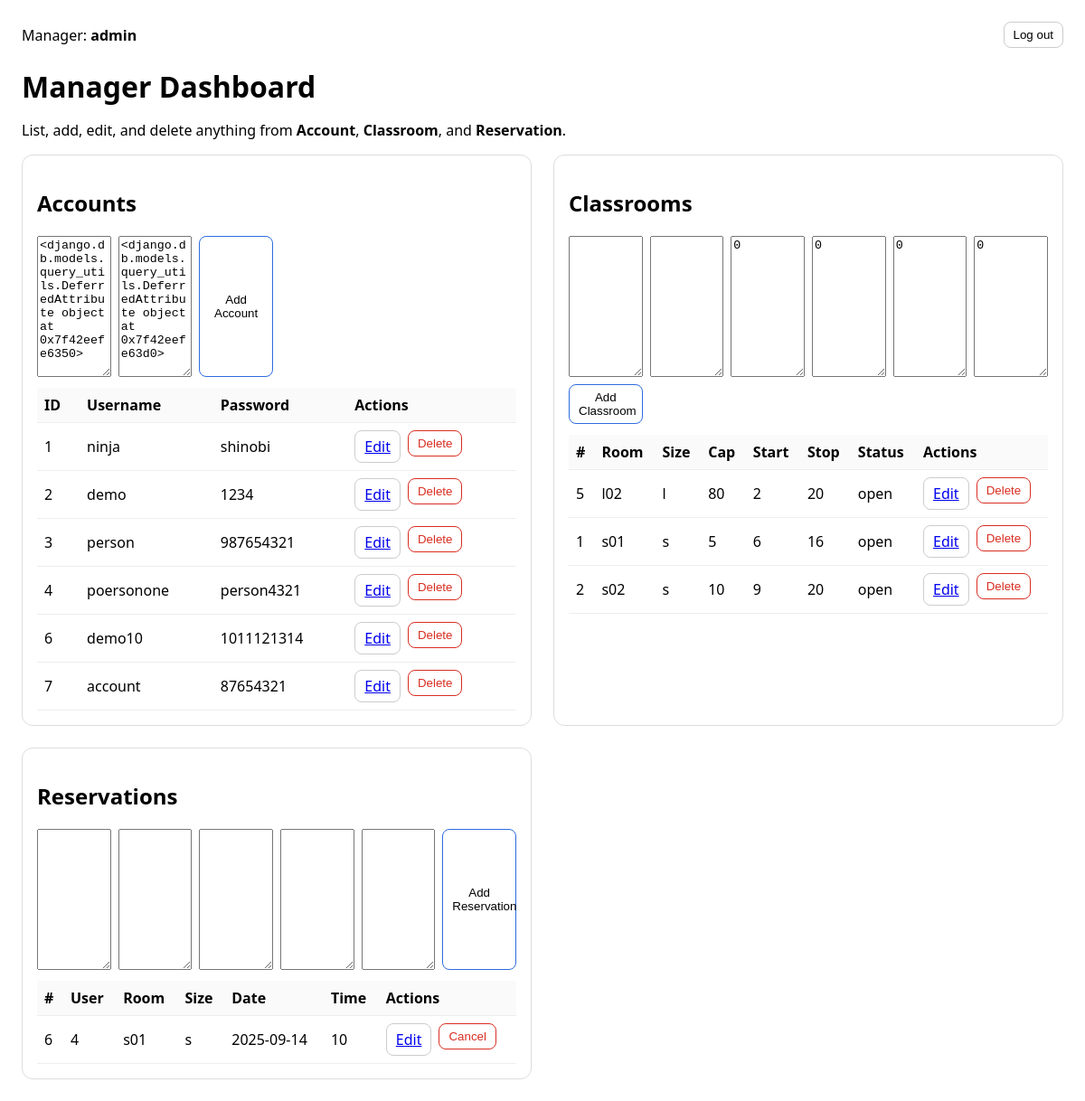
The page /manager/account/1/edit/ (signed in) on the database its author committed.
### website/models.py (models this page shows, shortened)
class Account(models.Model):
    userName = models.TextField()
    password = models.TextField()
    class Meta:
        db_table = "account"

### rooms/models.py (models this page shows, shortened)
class Classroom(models.Model):
    roomnumber = models.TextField()
    roomsize = models.TextField()
    roomcapacity = models.TextField(default="0")
    start_time = models.TextField(default="0")
    stop_time = models.TextField(default="0")
    status = models.TextField(default="0")
    class Meta:
        db_table = "classroom"

class Reservation(models.Model):
    user = models.TextField()
    roomnumber = models.TextField()
    roomsize = models.TextField()
    time = models.TextField()  # O'clock
    date = models.TextField()
    class Meta:
        db_table = "reserve"

### manager/views.py (the view)
# urls.py: path("account/<int:pk>/edit/", views.account_edit, name="account_edit"),
@require_manager
@require_http_methods(["GET", "POST"])
def account_edit(request, pk):
    acc = Account
    if request.method == "POST":
        form = AccountForm(request.POST, instance=acc)
        if form.is_valid():
            form.save()
            return redirect("manager_dashboard")
    else:
        form = AccountForm(instance=acc)
    ctx = {
        "manager_name": request.session.get("manager_name"),
        "accounts": Account.objects.all().order_by("id"),
        "classrooms": Classroom.objects.all().order_by("roomnumber"),
        "reservations": Reservation.objects.all().order_by("-id"),
        "account_form": form,
        "classroom_form": ClassroomForm(),
        "reservation_form": ReservationForm(),
    }
    return render(request, "manager/dashboard.html", ctx)

### manager/forms.py
class AccountForm(forms.ModelForm):
    class Meta:
        model = Account
        fields = ["userName", "password"]

class ClassroomForm(forms.ModelForm):
    class Meta:
        model = Classroom
        fields = ["roomnumber", "roomsize", "roomcapacity", "start_time", "stop_time", "status"]

### manager/views.py (called while the page is built)
def require_manager(view_fn):
    @wraps(view_fn)
    def _wrapped(request, *args, **kwargs):
        if not request.session.get("manager_id"):
            return redirect("manager_login")
        return view_fn(request, *args, **kwargs)
    return _wrapped

### manager/templates/manager/dashboard.html (shortened to what this page needs)
{% load static %}
<!DOCTYPE html>
<html lang="en">
<head>
</head>
<body>
  <header style="display:flex;justify-content:space-between;align-items:center;margin-bottom:12px">
  <div>Manager: <b>{{ manager_name }}</b></div>
  <form method="POST" action="{% url 'manager_logout' %}">
    <button class="btn">Log out</button>
  </form>
</header>
  <h1>Manager Dashboard</h1>
  <p>List, add, edit, and delete anything from <b>Account</b>, <b>Classroom</b>, and <b>Reservation</b>.</p>
  <div class="grid">
    <section>
      <h2>Accounts</h2>
      <form class="add-form" method="POST" action="{% url 'account_create' %}">
        {{ account_form.userName }}
        {{ account_form.password }}
        <button class="btn btn-primary">Add Account</button>
      </form>
      <table>
        <thead>
          <tr>
            <th>ID</th><th>Username</th><th>Password</th><th>Actions</th>
          </tr>
        </thead>
        <tbody>
          {% for a in accounts %}
          <tr>
            <td>{{ a.id }}</td>
            <td>{{ a.userName }}</td>
            <td>{{ a.password }}</td>
            <td>
              <div class="row-actions">
                <a class="btn" href="{% url 'account_edit' a.id %}" name "">Edit</a>
                <form class="inline" method="POST" action="{% url 'account_delete' a.id %}">
                  <button class="btn btn-danger" onclick="return confirm('Delete this account?')">Delete</button>
                </form>
              </div>
            </td>
          </tr>
          {% empty %}
          <tr><td colspan="4">No accounts.</td></tr>
          {% endfor %}
        </tbody>
      </table>
    </section>
    <section>
      <h2>Classrooms</h2>
      <form class="add-form" method="POST" action="{% url 'classroom_create' %}">
        {{ classroom_form.roomnumber }}
        {{ classroom_form.roomsize }}
        {{ classroom_form.roomcapacity }}
        {{ classroom_form.start_time }}
        {{ classroom_form.stop_time }}
        {{ classroom_form.status }}
        <button class="btn btn-primary">Add Classroom</button>
      </form>
      <table>
        <thead>
          <tr>
            <th>#</th><th>Room</th><th>Size</th><th>Cap</th><th>Start</th><th>Stop</th><th>Status</th><th>Actions</th>
          </tr>
        </thead>
        <tbody>
          {% for r in classrooms %}
          <tr>
            <td>{{ r.id }}</td>
            <td>{{ r.roomnumber }}</td>
            <td>{{ r.roomsize }}</td>
            <td>{{ r.roomcapacity }}</td>
            <td>{{ r.start_time }}</td>
            <td>{{ r.stop_time }}</td>
            <td>{{ r.status }}</td>
            <td>
              <div class="row-actions">
                <a class="btn" href="{% url 'classroom_edit' r.id %}">Edit</a>
                <form class="inline" method="POST" action="{% url 'classroom_delete' r.id %}">
                  <button class="btn btn-danger" onclick="return confirm('Delete this classroom?')">Delete</button>
                </form>
              </div>
            </td>
          </tr>
          {% empty %}
          <tr><td colspan="8">No classrooms.</td></tr>
          {% endfor %}
        </tbody>
      </table>
    </section>
    <section>
      <h2>Reservations</h2>
      <form class="add-form" method="POST" action="{% url 'reservation_create' %}">
        {{ reservation_form.user }}
        {{ reservation_form.roomnumber }}
        {{ reservation_form.roomsize }}
        {{ reservation_form.time }}
        {{ reservation_form.date }}
        <button class="btn btn-primary">Add Reservation</button>
      </form>
      <table>
        <thead>
          <tr>
            <th>#</th><th>User</th><th>Room</th><th>Size</th><th>Date</th><th>Time</th><th>Actions</th>
          </tr>
        </thead>
        <tbody>
          {% for z in reservations %}
          <tr>
            <td>{{ z.id }}</td>
            <td>
              {{ z.user }}
            </td>
            <td>{{ z.roomnumber }}</td>
            <td>{{ z.roomsize }}</td>
            <td>{{ z.date }}</td>
            <td>{{ z.time }}</td>
            <td>
              <div class="row-actions">
                <a class="btn" href="{% url 'reservation_edit' z.id %}">Edit</a>
                <form class="inline" method="POST" action="{% url 'reservation_delete' z.id %}">
                  <button class="btn btn-danger" title="Cancel this reservation" onclick="return confirm('Cancel (delete) this reservation?')">
                    Cancel
                  </button>
                </form>
              </div>
            </td>
          </tr>
          {% empty %}
          <tr><td colspan="7">No reservations.</td></tr>
          {% endfor %}
        </tbody>
      </table>
    </section>
  </div>
</body>
</html>

### manager/templates/manager/dashboard.html (style rules this page uses)
body { font-family: system-ui, Arial, sans-serif; margin: 24px; }
h1 { margin-bottom: 8px; }
.grid { display: grid; gap: 24px; grid-template-columns: 1fr; }
@media (min-width: 1100px) { .grid { grid-template-columns: 1fr 1fr; } }
section { border: 1px solid #ddd; border-radius: 12px; padding: 16px; }
table { width: 100%; border-collapse: collapse; margin-top: 12px; }
th, td { border-bottom: 1px solid #eee; padding: 8px; text-align: left; }
th { background: #fafafa; }
.row-actions { display: flex; gap: 8px; }
.btn { padding: 6px 10px; border-radius: 8px; border: 1px solid #ccc; background: #fff; cursor: pointer; }
.btn-primary { border-color: #2d6cdf; }
.btn-danger { border-color: #d92d20; color: #d92d20; }
form.inline { display: inline; }
.add-form { margin-top: 8px; display: grid; gap: 8px; grid-template-columns: repeat(6, minmax(0,1fr)); }

### rows shown on the page
Account: id "1", userName "ninja", password "shinobi"
Account: id "2", userName "demo", password "1234"
Account: id "3", userName "person", password "987654321"
Account: id "4", userName "poersonone", password "person4321"
Account: id "6", userName "demo10", password "1011121314"
Account: id "7", userName "account", password "87654321"
Classroom: id "5", roomnumber "l02", roomsize "l", roomcapacity "80", start_time "2", stop_time "20", status "open"
Classroom: id "1", roomnumber "s01", roomsize "s", roomcapacity "5", start_time "6", stop_time "16", status "open"
Classroom: id "2", roomnumber "s02", roomsize "s", roomcapacity "10", start_time "9", stop_time "20", status "open"
Reservation: id "6", user "4", roomnumber "s01", roomsize "s", date "2025-09-14", time "10"

### other values the page prints
{{ manager_name }} "admin"
